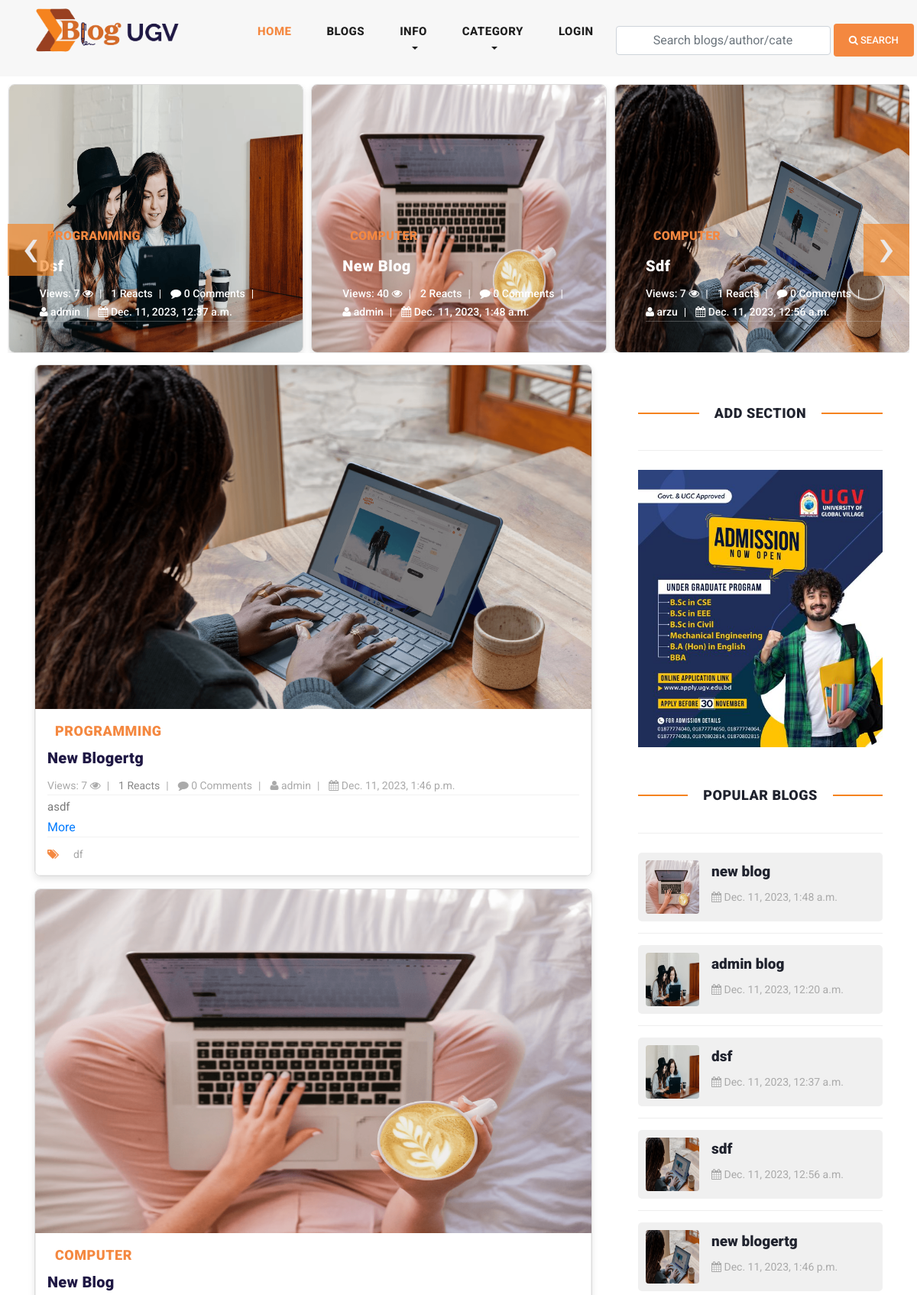
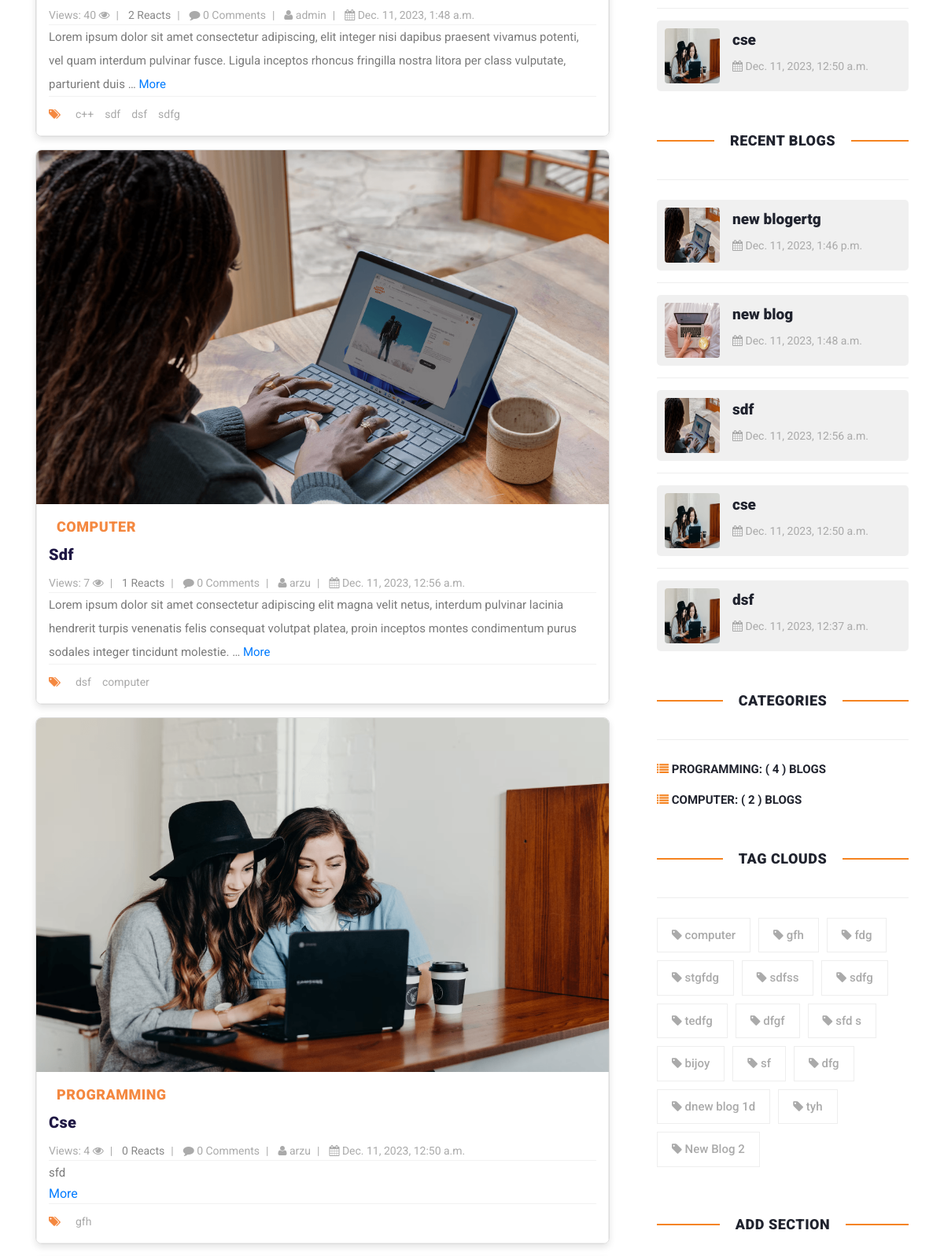
The page / (upper part) on the database its author committed (2 pictures, top to bottom).
### blog/models.py (models this page shows, shortened)
class Site(models.Model):
    header_logo = models.ImageField(upload_to="site_info")
    footer_logo = models.ImageField(upload_to="site_info")
    site_name = models.CharField(max_length=25)

class Blog(models.Model):
    user = models.ForeignKey(
        User,
        related_name='user_blogs',
        on_delete= models.CASCADE
    )
    category = models.ForeignKey(
        Category,
        related_name='category_blogs',
        on_delete=models.CASCADE
    )
    tags = models.ManyToManyField(
        Tag,
        related_name='tag_blogs',
        blank=True
    )
    likes = models.ManyToManyField(
        User,
        related_name='user_likes',
        blank=True
    )
    title = models.CharField(max_length=250)
    slug = models.SlugField(null=True, blank=True, unique=True)
    views = models.PositiveIntegerField(default=0)
    banner = models.ImageField(upload_to=UploadToPath('blog_banners'))
    description = RichTextField()
    created_date = models.DateTimeField(auto_now_add=True)

class Category(models.Model):
    title = models.CharField(max_length=150, unique=True)
    slug = models.SlugField(null=True, blank=True)
    created_date = models.DateTimeField(auto_now_add=True)
    def __str__(self):
        return self.title

class Tag(models.Model):
    title = models.CharField(max_length=150)
    slug = models.SlugField(null=True, blank=True)
    created_date = models.DateTimeField(auto_now_add=True)

class Ugv_Ad(models.Model):
    ad1_url = models.URLField(max_length=300, blank=True)
    ad1 = models.ImageField(upload_to="ad/", blank=True, null=True)
    ad2_url = models.URLField(max_length=300, blank=True)
    ad2 = models.ImageField(upload_to="ad/", blank=True, null=True)
    ad3_url = models.URLField(max_length=300, blank=True)
    ad3 = models.ImageField(upload_to="ad/", blank=True, null=True)
    updated_date = models.DateTimeField(auto_now=True)

### user_profile/models.py (models this page shows, shortened)
class User(AbstractUser):
    email = models.EmailField(
        max_length = 150,
        unique = True,
        error_messages={
            'unique':"The email must be unique for create ",
        }
    )
    profile_image = models.ImageField(
        null = True,
        blank = True,
        upload_to = "users_images"
    )
    followers = models.ManyToManyField("Follow")
    REQUIRED_FIELDS = ["email"]
    objects = CustomUserManager()

### blog/views.py (the view)
# urls.py: path('', home, name = 'home'),
def home(request):
    blogs = Blog.objects.order_by('-created_date')
    most_liked = Blog.objects.order_by('-likes')[:15]
    populars = Blog.objects.order_by('-views')[:15]
    tags = Tag.objects.order_by('-created_date')[:15]
    context = {
        'blogs': blogs,
        'tags':tags,
        'populars': populars,
        'most_liked': most_liked,
    }
    return render(request, 'home.html',context)

### blog/templates/home.html (shortened to what this page needs)
{% extends 'base.html' %}
{% load static %}
{% block content %}
{% include 'banner.html' %}
<section class="blog-posts">
    <div class="container">
      <div class="row">
        <div class="col-lg-8">
          <div class="all-blog-posts">
            <div class="row">
              {% for blog in blogs|slice:"10"  %}
                <div class="col-lg-12 mb-3">
                  <div class="blog-card">
                    <div class="blog-thumb thumbnail">
                      <img class="zoom-on-hover" style="height: 450px;" src="{{blog.banner.url}}" alt="{{blog.title}}">
                    </div>
                    <div class="down-content">
                      <span class="category-badge">{{blog.category}}</span>
                      <a href="{% url 'blog_details' blog.slug %}">
                        <h4 style="color: #1F1844">{{blog.title}}</h4>
                      </a>
                      <ul class="post-info">
                      <li><a href="javascript:void(0);"> Views: {{blog.views}} <i class="fa fa-eye" aria-hidden="true"></i></a></li>
                       <li id="like-count" >{{blog.likes.count}} Reacts</li>
                       <li><a href="{% url 'blog_details' blog.slug %}"><i class="fa fa-comment"></i> {{blog.blog_comments.all.count}} Comments</a></li>
                        <li><a href="{% url 'view_user_information' blog.user.username %}"><i class="fa fa-user"></i> {{blog.user.username}}</a></li>
                        <li><a href="javascript:void(0);"><i class="fa fa-calendar"></i> {{blog.created_date}}</a></li>
                      </ul>
                      <p>{{ blog.description|truncatewords:30|safe }} <a href="{% url 'blog_details' blog.slug %}">More</a></p>
                      <div class="post-options">
                        <div class="row">
                          <div class="col-6">
                            <ul class="post-tags">
                              <li><i class="fa fa-tags"></i></li>
                              {% if blog.tags.all.count > 0 %}
                                {% for tag in blog.tags.all %}
                                  <li><a href="{% url 'tag_blogs' tag.slug %}">{{tag.title}}</a></li>
                                {% endfor %}
                              {% else %}
                                None
                              {% endif %}
                            </ul>
                          </div>
                        </div>
                      </div>
                    </div>
                  </div>
                </div>
              {% endfor %}
            </div>
          </div>
        </div>
        {% include 'sidebar.html' %}
        </div>
    </div>
</section>
{% endblock content %}

### blog/templates/header.html (shortened to what this page needs)
{% load static %}
<header class="">
    <nav class="navbar navbar-expand-lg">
        <div class="container">
            {% for site in site %}
            <a class="navbar-brand" href="{% url 'home'  %}"><img style="width: 250px; height: 75px;" src="{{site.header_logo.url}}" alt=""></a>
            {% endfor %}
        <div class="collapse navbar-collapse" id="navbarResponsive">
            <ul class="navbar-nav ml-auto">
            <li class="nav-item active">
                <a class="nav-link" href="{% url 'home' %}">Home
                </a>
            </li>
            <li class="nav-item">
                <a class="nav-link" href="{% url 'blogs' %}">Blogs</a>
            </li>
            <li class="nav-item dropdown">
                <a class="nav-link dropdown-toggle" href="#" id="navbarDropdown" role="button" data-toggle="dropdown" aria-haspopup="true" aria-expanded="false">
                  Info
                </a>
            </li>
            <li class="nav-item dropdown">
                <a class="nav-link dropdown-toggle" href="#" id="navbarDropdown" role="button" data-toggle="dropdown" aria-haspopup="true" aria-expanded="false">
                  Category
                </a>
            </li>
            <li>
                {% if request.user.is_authenticated %}
                <li class="nav-item dropdown">
                    <a class="nav-link dropdown-toggle" href="#" id="navbarDropdown" role="button" data-toggle="dropdown" aria-haspopup="true" aria-expanded="false">
                      {% if request.user.username %}
                      {{request.user.username}}
                      {% endif %}
                    </a>
                    <div class="dropdown-menu" aria-labelledby="navbarDropdown">
                      <a class="dropdown-item" href="{% url 'profile' %}"><i class="fa fa-user"></i> My Profile</a>
                      <a class="dropdown-item" href="{% url 'user_notifications' %}"> <i class="fa fa-bell"></i>
                        {% if unseen > 0 %}
                        Notifaction ({{unseen}})
                         {% else %}
                        Notification
                        {% endif %}
                        </a>
                      <a class="dropdown-item" href="{% url 'logout' %}"><i class="fa fa-sign-out" aria-hidden="true"></i> Logout</a>
                    </div>
                </li>
                {% else %}
                <li class="nav-item">
                    <a class="nav-link" href="{% url 'login' %}">LOGIN</a>
                </li>
                {% endif %}
            </li>
            </ul>
            <form class="form-inline d-flex flex-nowrap my-2 ml-auto search_form" action="{% url 'search_blogs' %}" method="GET" >
                <input class="form-control px-5" name="search" type="text" placeholder="Search blogs/author/category/tags "  required>
                <button class="btn btn-primary ml-1"><i class="fa fa-search"></i> Search</button>
            </form>
        </div>
        </div>
    </nav>
</header>

### blog/templates/banner.html (shortened to what this page needs)
{% load static %}
<div class="main-banner header-text">
  <div class="container-fluid">
    <div class="owl-banner owl-carousel">
      {% for blog in most_liked|slice:"7" %}
        <div class="item blog-card">
          <img  class="zoom-on-hover" style="height: 350px;" src="{{blog.banner.url}}" alt="{{blog.title}}">
          <div class="item-content">
            <div class="main-content">
              <div class="meta-category category-badge">
                <span>{{blog.category}}</span>
              </div>
              <a href="{% url 'blog_details' blog.slug %}">
                <h4 >{{blog.title}}</h4>
              </a>
              <ul class="post-info">
                <li><a href="javascript:void(0);"> Views: {{blog.views}} <i class="fa fa-eye" aria-hidden="true"></i></a></li>
                <li id="like-count"><a href="javascript:void(0);">{{blog.likes.count}} Reacts</a></li>
                <li><a href="{% url 'blog_details' blog.slug %}"><i class="fa fa-comment"></i> {{blog.blog_comments.all.count}} Comments</a></li>
                <li><a href="{% url 'view_user_information' blog.user.username %}"><i class="fa fa-user"></i> {{blog.user.username}}</a></li>
                <li><a href="javascript:void(0);"><i class="fa fa-calendar"></i> {{blog.created_date}}</a></li>
              </ul>
            </div>
          </div>
        </div>
      {% endfor %}
    </div>
  </div>
</div>

### blog/templates/sidebar.html (shortened to what this page needs)
{% load static %}
<div class="col-lg-4">
    <div class="sidebar">
      <div class="row">
        <div class="col-lg-12">
          <div class="sidebar-item categories">
            <div class="sidebar-heading seven">
              <h2>Add section</h2>
            </div>
            <div class="content " style="text-transform: uppercase;">
            {% for ad in latest_ad %}
              <a target="_blank" href="{{ad.ad1_url}}"><img  style="width: 100%;" src="{{ad.ad1.url}}" alt=""></a>
            {% endfor %}
            </div>
          </div>
        </div>
        <div class="col-lg-12">
          <div class="sidebar-item recent-posts">
            <div class="sidebar-heading seven">
              <h2>Popular Blogs</h2>
            </div>
            <div class="content">
              <ul>
                {% for blog in populars|slice:"15" %}
                  <li>
                    <a href="{% url 'blog_details' blog.slug %}">
                      <div class="media thumbnail-container">
                        <img class="mr-3 thumbnail-img" src="{{blog.banner.url}}" alt="{{blog.title}}" style="width: 70px; height: 70px;">
                        <div class="media-body">
                          <h5 class="mt-0">{{blog.title|truncatechars:30}}</h5>
                          <span><i class="fa fa-calendar"></i> {{blog.created_date}}</span>
                        </div>
                      </div>
                    </a>
                  </li>
                {% endfor %}
              </ul>
            </div>
          </div>
        </div>
        <div class="col-lg-12">
          <div class="sidebar-item recent-posts">
            <div class="sidebar-heading seven">
              <h2>Recent Blogs</h2>
            </div>
            <div class="content">
              <ul>
                {% for blog in blogs|slice:"5" %}
                  <li>
                    <a href="{% url 'blog_details' blog.slug %}">
                      <div class="media thumbnail-container">
                        <img class="mr-3 thumbnail-img" src="{{blog.banner.url}}" alt="{{blog.title}}" style="width: 70px; height: 70px;">
                        <div class="media-body">
                          <h5 class="mt-0">{{blog.title|truncatechars:30}}</h5>
                          <span><i class="fa fa-calendar"></i> {{blog.created_date}}</span>
                        </div>
                      </div>
                    </a>
                  </li>
                {% endfor %}
              </ul>
            </div>
          </div>
        </div>
        <div class="col-lg-12">
          <div class="sidebar-item categories">
            <div class="sidebar-heading seven">
              <h2>Categories</h2>
            </div>
            <div class="content " style="text-transform: uppercase;">
              <ul>
                {% for category_count in category_counts %}
                <li>
                <a href="{% url 'category_blogs' category_count.category.slug %}">
                <i class="fa fa-list fa-xs" style="color: #f5831f;"></i>
                {{ category_count.category.title }}: ( {{ category_count.blog_count }} ) blogs
                </a>
                </li>
                {% endfor %}
              </ul>
            </div>
          </div>
        </div>
        <div class="col-lg-12">
          <div class="sidebar-item tags">
            <div class="sidebar-heading seven">
              <h2>Tag Clouds</h2>
            </div>
            <div class="content">
              <ul>
              {% for tag in tags %}
                <li><a class="tag-cloud" href="{% url 'tag_blogs' tag.slug %}"><i class="fa fa-tag"></i> {{tag.title}}</a></li>
              {% endfor %}
             </ul>
            </div>
          </div>
        </div>
        <div class="col-lg-12 mb-5">
          <div class="sidebar-item categories">
            <div class="sidebar-heading seven">
              <h2>Add section</h2>
            </div>
          </div>
        </div>
</div>

### rows shown on the page
Site: header_logo (picture)
Blog: banner (picture), category "PROGRAMMING", title "Dsf", views "7", likes.count "1", blog_comments.all.count "0", user.username "admin", created_date "Dec. 11, 2023, 12:37 a.m.", title "dsf"
Blog: banner (picture), category "COMPUTER", title "New Blog", views "40", likes.count "2", blog_comments.all.count "0", user.username "admin", created_date "Dec. 11, 2023, 1:48 a.m.", description "Lorem ipsum dolor sit amet consectetur adipiscing, elit integer nisi dapibus praesent vivamus potenti, vel quam interdum pulvinar fusce. Ligula inceptos rhoncus fringilla nostra litora per class vulputate, parturient duis …", title "new blog"
Blog: banner (picture), category "COMPUTER", title "Sdf", views "7", likes.count "1", blog_comments.all.count "0", user.username "arzu", created_date "Dec. 11, 2023, 12:56 a.m.", description "Lorem ipsum dolor sit amet consectetur adipiscing elit magna velit netus, interdum pulvinar lacinia hendrerit turpis venenatis felis consequat volutpat platea, proin inceptos montes condimentum purus sodales integer tincidunt molestie. …", title "sdf"
Blog: banner (picture), category "PROGRAMMING", title "New Blogertg", views "7", likes.count "1", blog_comments.all.count "0", user.username "admin", created_date "Dec. 11, 2023, 1:46 p.m.", description "asdf", title "new blogertg"
Tag: title "df"
Tag: title "c++"
Tag: title "sdf"
Tag: title "dsf"
Tag: title "sdfg"
Tag: title "computer"
Blog: banner (picture), category "PROGRAMMING", title "Cse", views "4", likes.count "0", blog_comments.all.count "0", user.username "arzu", created_date "Dec. 11, 2023, 12:50 a.m.", description "sfd", title "cse"
Tag: title "gfh"
Ugv_Ad: ad1 (picture)
Blog: banner (picture), title "admin blog", created_date "Dec. 11, 2023, 12:20 a.m."
Category: category "PROGRAMMING", blog_count "4"
Category: category "COMPUTER", blog_count "2"
Tag: title "fdg"
Tag: title "stgfdg"
Tag: title "sdfss"
Tag: title "tedfg"
Tag: title "dfgf"
Tag: title "sfd s"
Tag: title "bijoy"
Tag: title "sf"
Tag: title "dfg"
Tag: title "dnew blog 1d"
Tag: title "tyh"
Tag: title "New Blog 2"
